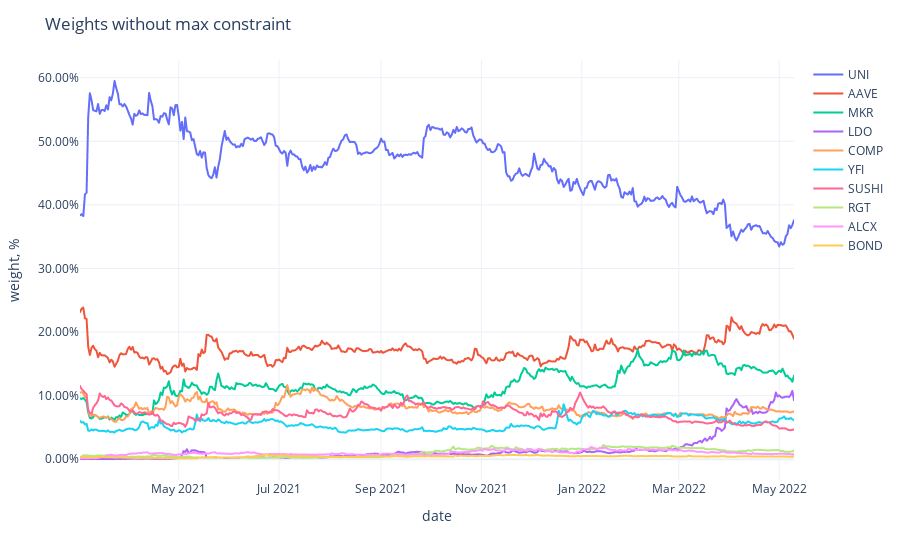

Source (notebook cell):
### Code cell
fig = px.line(weights,
              labels={'value': 'weight, %', 'variable': ''})
fig.update_traces(
    hovertemplate="%{y}"
)
fig.update_yaxes(
    tickformat=".2%",
)
fig.update_xaxes(
    showspikes=True,
    spikethickness=2,
    spikedash="dot",
    spikecolor="#999999",
    spikemode="across",
)
fig.update_layout(
    ## showlegend=False,
    hovermode="x",
    hoverdistance=100,  ## Distance to show hover label of data point
    spikedistance=1000,  ## Distance to show spike
    template='plotly_white',
    title='Weights without max constraint'
)

### Figure 1 — Plotly figure (JSON) as saved in the notebook; plotly's stock layout.template omitted (floating-point values rounded to 4 significant figures; data arrays with more than 128 entries replaced by an {"elided": "..."} marker saying what was removed)
{"data": [{"hovertemplate": "%{y}", "legendgroup": "UNI", "line": {"color": "#636efa", "dash": "solid"}, "marker": {"symbol": "circle"}, "mode": "lines", "name": "UNI", "showlegend": true, "type": "scattergl", "x": {"elided": "435 str values"}, "xaxis": "x", "y": {"elided": "435 float values"}, "yaxis": "y"}, {"hovertemplate": "%{y}", "legendgroup": "AAVE", "line": {"color": "#EF553B", "dash": "solid"}, "marker": {"symbol": "circle"}, "mode": "lines", "name": "AAVE", "showlegend": true, "type": "scattergl", "x": {"elided": "435 str values"}, "xaxis": "x", "y": {"elided": "435 float values"}, "yaxis": "y"}, {"hovertemplate": "%{y}", "legendgroup": "MKR", "line": {"color": "#00cc96", "dash": "solid"}, "marker": {"symbol": "circle"}, "mode": "lines", "name": "MKR", "showlegend": true, "type": "scattergl", "x": {"elided": "435 str values"}, "xaxis": "x", "y": {"elided": "435 float values"}, "yaxis": "y"}, {"hovertemplate": "%{y}", "legendgroup": "LDO", "line": {"color": "#ab63fa", "dash": "solid"}, "marker": {"symbol": "circle"}, "mode": "lines", "name": "LDO", "showlegend": true, "type": "scattergl", "x": {"elided": "435 str values"}, "xaxis": "x", "y": {"elided": "435 float values"}, "yaxis": "y"}, {"hovertemplate": "%{y}", "legendgroup": "COMP", "line": {"color": "#FFA15A", "dash": "solid"}, "marker": {"symbol": "circle"}, "mode": "lines", "name": "COMP", "showlegend": true, "type": "scattergl", "x": {"elided": "435 str values"}, "xaxis": "x", "y": {"elided": "435 float values"}, "yaxis": "y"}, {"hovertemplate": "%{y}", "legendgroup": "YFI", "line": {"color": "#19d3f3", "dash": "solid"}, "marker": {"symbol": "circle"}, "mode": "lines", "name": "YFI", "showlegend": true, "type": "scattergl", "x": {"elided": "435 str values"}, "xaxis": "x", "y": {"elided": "435 float values"}, "yaxis": "y"}, {"hovertemplate": "%{y}", "legendgroup": "SUSHI", "line": {"color": "#FF6692", "dash": "solid"}, "marker": {"symbol": "circle"}, "mode": "lines", "name": "SUSHI", "showlegend": true, "type": "scattergl", "x": {"elided": "435 str values"}, "xaxis": "x", "y": {"elided": "435 float values"}, "yaxis": "y"}, {"hovertemplate": "%{y}", "legendgroup": "RGT", "line": {"color": "#B6E880", "dash": "solid"}, "marker": {"symbol": "circle"}, "mode": "lines", "name": "RGT", "showlegend": true, "type": "scattergl", "x": {"elided": "435 str values"}, "xaxis": "x", "y": {"elided": "435 float values"}, "yaxis": "y"}, {"hovertemplate": "%{y}", "legendgroup": "ALCX", "line": {"color": "#FF97FF", "dash": "solid"}, "marker": {"symbol": "circle"}, "mode": "lines", "name": "ALCX", "showlegend": true, "type": "scattergl", "x": {"elided": "435 str values"}, "xaxis": "x", "y": {"elided": "435 float values"}, "yaxis": "y"}, {"hovertemplate": "%{y}", "legendgroup": "BOND", "line": {"color": "#FECB52", "dash": "solid"}, "marker": {"symbol": "circle"}, "mode": "lines", "name": "BOND", "showlegend": true, "type": "scattergl", "x": {"elided": "435 str values"}, "xaxis": "x", "y": {"elided": "435 float values"}, "yaxis": "y"}], "layout": {"autosize": true, "hoverdistance": 100, "hovermode": "x", "legend": {"title": {"text": ""}, "tracegroupgap": 0}, "margin": {"t": 60}, "spikedistance": 1000, "title": {"text": "Weights without max constraint"}, "xaxis": {"anchor": "y", "autorange": true, "domain": [0, 1], "range": ["2021-03-02", "2022-05-10"], "showspikes": true, "spikecolor": "#999999", "spikedash": "dot", "spikemode": "across", "spikethickness": 2, "title": {"text": "date"}, "type": "date"}, "yaxis": {"anchor": "x", "autorange": true, "domain": [0, 1], "range": [-0.0327, 0.6279], "tickformat": ".2%", "title": {"text": "weight, %"}, "type": "linear"}}}
